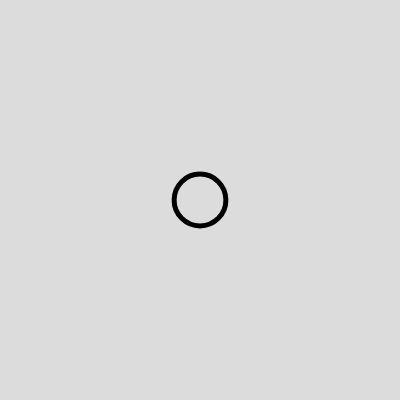
Frame 1 (no input)
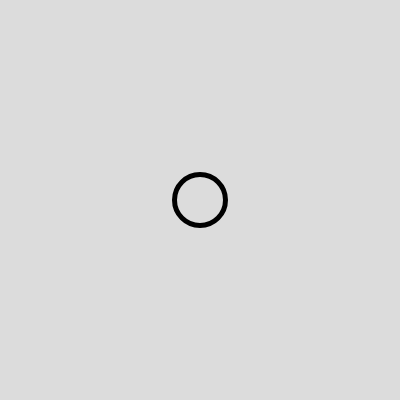
Frame 60 (no input)
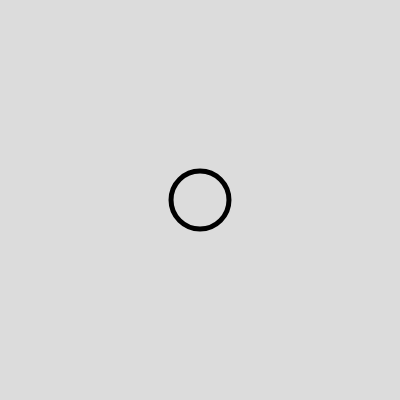
Frame 120 (the mouse pressed at the canvas centre since frame 60)

The p5.js sketch that drew these frames (run headless with seeded random() and noise() and a simulated clock; from frame 60 on, the mouse is pressed at the canvas centre):

// p5.js sketch
// ── sketch.js
// Project Title
// Your Name
// Date
//
// Extra for Experts:
// - describe what you did to take this project "above and beyond"


let circleSize;
let circleTime = 10;

function setup() {
  createCanvas(400, 400);
}

function draw() {
  background(220);
  diameter();
}

function diameter(){
  circleTime += 0.01;
  circleSize = noise(circleTime);
  circleSize = map(circleSize,0,1,10,100);
  fill(220);
  strokeWeight(5);
  circle(200,200,circleSize);
  circleTime;

}
